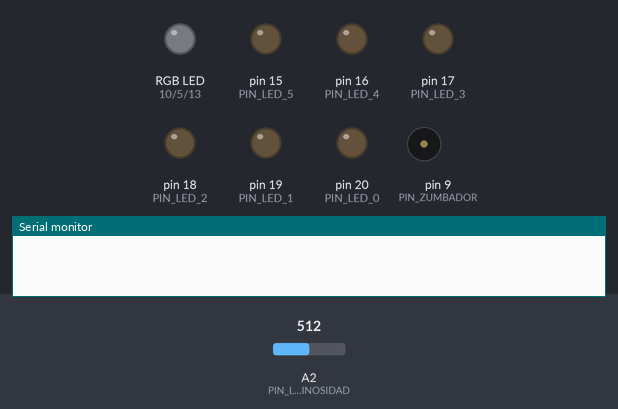
Recording of a sketch running on a simulated Arduino Mega 2560, built with avr-gcc and run on an emulated ATmega2560. Shown: an RGB LED mixed from three pins (HIGH = lit), output pins drawn as LEDs (lit = HIGH), buzzer (waves = sounding, pin HIGH), the last lines printed to the serial monitor. Inputs (shaded band) come from the test bench; at power-on: A2 (PIN_LUMINOSIDAD) = 512.

Above: at 0.1 s.
At 1.1 s:
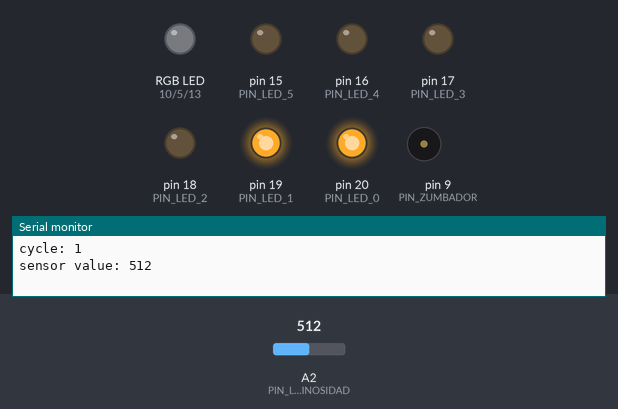
Timing chart, 0 to 2.6 s (numbered marks = the images above):
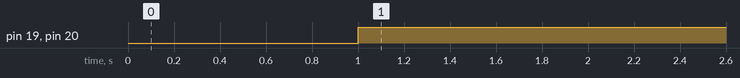

The sketch:

WEARABLE_LILYPAD.ino
```cpp
#include "hardware.h"

const uint8_t barra_leds[] = {PIN_LED_0, PIN_LED_1, PIN_LED_2, PIN_LED_3, PIN_LED_4, PIN_LED_5};
uint16_t luminosidad = 0;
uint8_t cycle = 0;


void setup() {
  // put your setup code here, to run once:
  pinMode(PIN_PULSADOR, INPUT_PULLUP); // Conexión con resistencia interna a VCC??
  pinMode(PIN_LUMINOSIDAD, INPUT);
  pinMode(PIN_ACCEL_X, INPUT);
  pinMode(PIN_ACCEL_Y, INPUT);
  pinMode(PIN_ACCEL_Z, INPUT);

  pinMode(PIN_ZUMBADOR,     OUTPUT);

  for (int x = 0; x <= 5; x++){
    pinMode(barra_leds[x], OUTPUT);
  }

  pinMode(PIN_RGB_R,        OUTPUT);
  pinMode(PIN_RGB_G,        OUTPUT);
  pinMode(PIN_RGB_B,        OUTPUT);

  /*fsm init*/
  //ESTADO INICIAL OFF

  //debug
  Serial.begin(9600);
  delay(1000);

}


//char [16] texto;

void loop() {
  // put your main code here, to run repeatedly:

  //medir
  luminosidad = medir_luminosidad();

  //output
  cycle++;
  Serial.print("cycle: ");
  Serial.println(cycle);

  Serial.print("sensor value: ");
  Serial.println(luminosidad);
  Serial.println("");

 //pintar
  pintar_luminosidad(1023, barra_leds);

  delay (1000);

}

uint16_t medir_luminosidad(void){
  /*SENSOR POLARIZADO A 3.3V, Medida(ADC) entre sensor y resistencia "pull down" de 10k*/
  /*Fijar referencia: analog Reference*/
  /*Determinar LSB (3.3v/1024) y programar función de transferencia*/
  //d=Vin/Vref*1024
  //analogReference(DEFAULT, EXTERNAL)
  //analogReference(DEFAULT);

  return analogRead(PIN_LUMINOSIDAD);

}


void pintar_luminosidad(uint8_t luminosidad, uint8_t* barra_leds){

  // Create a LED bargraph using value as an input.
  // Value should be in the range 0 to 1023.

  int x;

  // Step through the bargraph LEDs,
  // Turn them on or off depending on value.

  // Value will be in the range 0 to 1023.
  // There are 6 LEDs in the bargraph.
  // 1023 divided by 6 is 170, so 170 will be our threshold
  // between each LED (0,42,84, etc.)

  for (x=0; x <= 5; x++)
  {
    if (luminosidad > (x*170) )
    {
      digitalWrite(barra_leds[x], HIGH);
    }
    else
    {
      digitalWrite(barra_leds[x], LOW);
    }
  }


}
```

hardware.h
```cpp
#ifndef HARDWARE_H
#define HARDWARE_H

// --- BARRA DE 6 LEDS BLANCOS ---
#define PIN_LED_0 20  // F5
#define PIN_LED_1 19  // D2
#define PIN_LED_2 18  // D3
#define PIN_LED_3 17  // E6
#define PIN_LED_4 16  // F1
#define PIN_LED_5 15  // F0

// --- LED RGB ---
#define PIN_RGB_R 10  // B6
#define PIN_RGB_G 5   // C6
#define PIN_RGB_B 13  // C7

// --- SENSOR DE LUMINOSIDAD Y BUZZER ---
#define PIN_LUMINOSIDAD A2  // Sensor fotosensible
#define PIN_ZUMBADOR    9   // Buzzer piezoeléctrico
#define PIN_PULSADOR    A1  // Pulsador (configurado con INPUT_PULLUP)

// --- ACELERÓMETRO ADXL335 (1.3) ---
#define PIN_ACCEL_X A0
#define PIN_ACCEL_Y A8
#define PIN_ACCEL_Z A11


#endif
```

Measured:
- by itself, pin 19 (PIN_LED_1), pin 20 (PIN_LED_0): LOW → HIGH at 1.0 s
